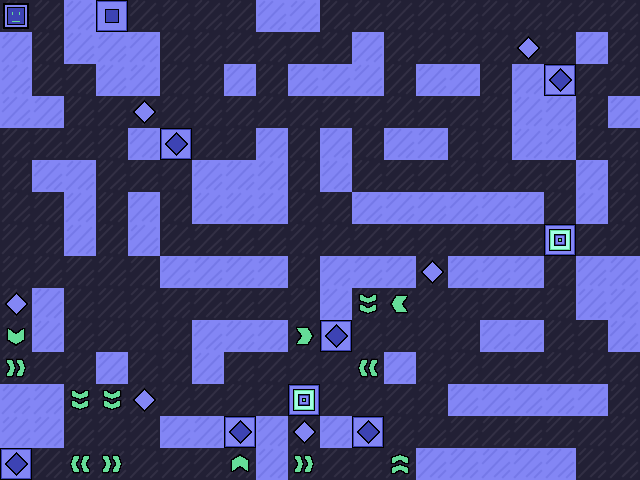

Below is a game level as drawn by its tile map, then a one-line description and the .tmx that defines it (tile-layer data replaced by summaries):
An orthogonal 20x15 tile map with 32x32 px tiles, 2 tile layers (background, entities), 2 tilesets.

<map version="1.2" tiledversion="1.3.5" orientation="orthogonal" renderorder="right-down" width="20" height="15" tilewidth="32" tileheight="32" infinite="0" nextlayerid="3" nextobjectid="1">
 <tileset firstgid="1" name="bgTiles" tilewidth="32" tileheight="32" tilecount="64" columns="8">
  <image source="../spritesheets/levelSpritesheet.png" width="256" height="256" />
  <tile id="0">
   <properties>
    <property name="parity" type="int" value="2" />
   </properties>
  </tile>
  <tile id="1">
   <properties>
    <property name="parity" type="int" value="1" />
   </properties>
  </tile>
 </tileset>
 <tileset firstgid="65" name="entityTiles" tilewidth="32" tileheight="32" tilecount="64" columns="8">
  <image source="../spritesheets/entitySpritesheet.png" width="256" height="256" />
  <tile id="0">
   <properties>
    <property name="name" value="diamond" />
    <property name="parity" type="int" value="2" />
   </properties>
  </tile>
  <tile id="1">
   <properties>
    <property name="name" value="diamond" />
    <property name="parity" type="int" value="1" />
   </properties>
  </tile>
  <tile id="4">
   <properties>
    <property name="direction" type="int" value="3" />
    <property name="name" value="boost" />
    <property name="parity" type="int" value="1" />
    <property name="power" type="int" value="1" />
   </properties>
  </tile>
  <tile id="5">
   <properties>
    <property name="direction" type="int" value="1" />
    <property name="name" value="boost" />
    <property name="parity" type="int" value="1" />
    <property name="power" type="int" value="1" />
   </properties>
  </tile>
  <tile id="6">
   <properties>
    <property name="direction" type="int" value="4" />
    <property name="name" value="boost" />
    <property name="parity" type="int" value="1" />
    <property name="power" type="int" value="20" />
   </properties>
  </tile>
  <tile id="7">
   <properties>
    <property name="direction" type="int" value="2" />
    <property name="name" value="boost" />
    <property name="parity" type="int" value="1" />
    <property name="power" type="int" value="20" />
   </properties>
  </tile>
  <tile id="8">
   <properties>
    <property name="direction" type="int" value="1" />
    <property name="name" value="player" />
    <property name="parity" type="int" value="2" />
   </properties>
  </tile>
  <tile id="9">
   <properties>
    <property name="direction" type="int" value="3" />
    <property name="name" value="player" />
    <property name="parity" type="int" value="2" />
   </properties>
  </tile>
  <tile id="10">
   <properties>
    <property name="direction" type="int" value="4" />
    <property name="name" value="player" />
    <property name="parity" type="int" value="2" />
   </properties>
  </tile>
  <tile id="11">
   <properties>
    <property name="direction" type="int" value="2" />
    <property name="name" value="player" />
    <property name="parity" type="int" value="2" />
   </properties>
  </tile>
  <tile id="12">
   <properties>
    <property name="direction" type="int" value="4" />
    <property name="name" value="boost" />
    <property name="parity" type="int" value="1" />
    <property name="power" type="int" value="1" />
   </properties>
  </tile>
  <tile id="13">
   <properties>
    <property name="direction" type="int" value="2" />
    <property name="name" value="boost" />
    <property name="parity" type="int" value="1" />
    <property name="power" type="int" value="1" />
   </properties>
  </tile>
  <tile id="14">
   <properties>
    <property name="direction" type="int" value="1" />
    <property name="name" value="boost" />
    <property name="parity" type="int" value="1" />
    <property name="power" type="int" value="20" />
   </properties>
  </tile>
  <tile id="15">
   <properties>
    <property name="direction" type="int" value="3" />
    <property name="name" value="boost" />
    <property name="parity" type="int" value="1" />
    <property name="power" type="int" value="20" />
   </properties>
  </tile>
  <tile id="16">
   <properties>
    <property name="name" value="receptor" />
    <property name="parity" type="int" value="2" />
    <property name="shape" value="player" />
   </properties>
  </tile>
  <tile id="17">
   <properties>
    <property name="name" value="receptor" />
    <property name="parity" type="int" value="2" />
    <property name="shape" value="diamond" />
   </properties>
  </tile>
  <tile id="18">
   <properties>
    <property name="name" value="portal" />
    <property name="parity" type="int" value="2" />
   </properties>
  </tile>
  <tile id="20">
   <properties>
    <property name="direction" type="int" value="3" />
    <property name="name" value="boost" />
    <property name="parity" type="int" value="2" />
    <property name="power" type="int" value="1" />
   </properties>
  </tile>
  <tile id="21">
   <properties>
    <property name="direction" type="int" value="1" />
    <property name="name" value="boost" />
    <property name="parity" type="int" value="2" />
    <property name="power" type="int" value="1" />
   </properties>
  </tile>
  <tile id="22">
   <properties>
    <property name="direction" type="int" value="4" />
    <property name="name" value="boost" />
    <property name="parity" type="int" value="2" />
    <property name="power" type="int" value="20" />
   </properties>
  </tile>
  <tile id="23">
   <properties>
    <property name="direction" type="int" value="2" />
    <property name="name" value="boost" />
    <property name="parity" type="int" value="2" />
    <property name="power" type="int" value="20" />
   </properties>
  </tile>
  <tile id="24">
   <properties>
    <property name="name" value="receptor" />
    <property name="parity" type="int" value="1" />
    <property name="shape" value="player" />
   </properties>
  </tile>
  <tile id="25">
   <properties>
    <property name="name" value="receptor" />
    <property name="parity" type="int" value="1" />
    <property name="shape" value="diamond" />
   </properties>
  </tile>
  <tile id="26">
   <properties>
    <property name="name" value="portal" />
    <property name="parity" type="int" value="1" />
   </properties>
  </tile>
  <tile id="28">
   <properties>
    <property name="direction" type="int" value="4" />
    <property name="name" value="boost" />
    <property name="parity" type="int" value="2" />
    <property name="power" type="int" value="1" />
   </properties>
  </tile>
  <tile id="29">
   <properties>
    <property name="direction" type="int" value="2" />
    <property name="name" value="boost" />
    <property name="parity" type="int" value="2" />
    <property name="power" type="int" value="1" />
   </properties>
  </tile>
  <tile id="30">
   <properties>
    <property name="direction" type="int" value="1" />
    <property name="name" value="boost" />
    <property name="parity" type="int" value="2" />
    <property name="power" type="int" value="20" />
   </properties>
  </tile>
  <tile id="31">
   <properties>
    <property name="direction" type="int" value="3" />
    <property name="name" value="boost" />
    <property name="parity" type="int" value="2" />
    <property name="power" type="int" value="20" />
   </properties>
  </tile>
 </tileset>
 <layer id="1" name="background" width="20" height="15">
  <data>[300 cells, 300 non-empty, 2 distinct tile ids]</data>
 </layer>
 <layer id="2" name="entities" width="20" height="15">
  <data>[300 cells, 29 non-empty, 13 distinct tile ids]</data>
 </layer>
</map>
